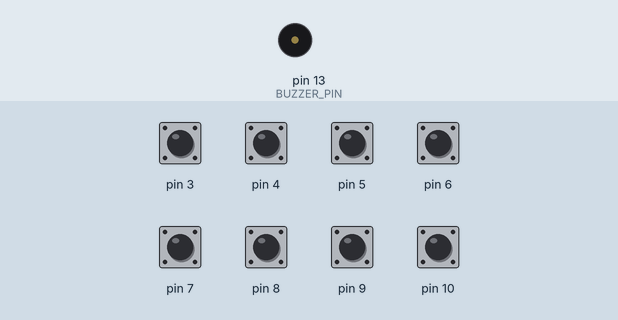
Bench run of a sketch on a simulated Arduino Uno, built with avr-gcc and run on an emulated ATmega328P. Parts: buzzer (waves = sounding). The inputs (shaded band) are chosen by the test bench; at power-on: pin 3–10 HIGH.

Above: at 1.2 s.
1.3 s: pin 3 pulled LOW for 1 s
At 1.5 s:
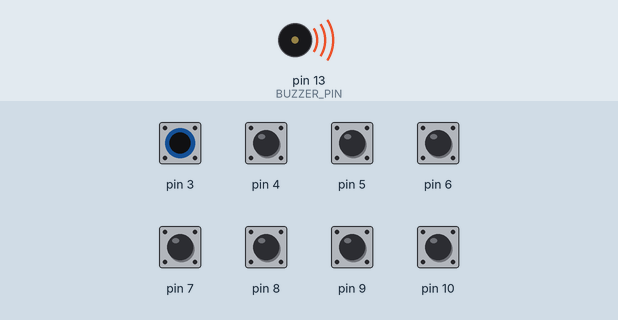
Timing chart, 0 to 4.3 s (numbered marks = the images above; inputs shaded):
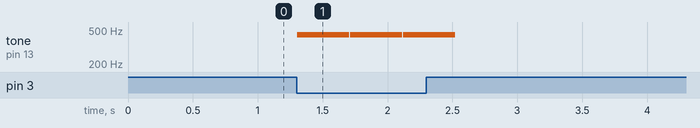

The sketch:

CapSensePiano.ino
```cpp
/*
  Capacitive-Touch Arduino Keyboard Piano

  Plays piano tones through a buzzer when the user taps touch-sensitive piano "keys"

  Created  18 May 2013
  Modified 23 May 2013
  by Tyler Crumpton and Nicholas Jones

  This code is released to the public domain. For information about the circuit,
  visit the Instructable tutorial at http://www.instructables.com/id/Capacitive-Touch-Arduino-Keyboard-Piano/
*/

#include <CapacitiveSensor.h>
#include "pitches.h"

#define COMMON_PIN      2    // The common 'send' pin for all keys
#define BUZZER_PIN      13   // The output pin for the piezo buzzer
#define NUM_OF_SAMPLES  10   // Higher number whens more delay but more consistent readings
#define CAP_THRESHOLD   150  // Capactive reading that triggers a note (adjust to fit your needs)
#define NUM_OF_KEYS     8    // Number of keys that are on the keyboard

// This macro creates a capacitance "key" sensor object for each key on the piano keyboard:
#define CS(Y) CapacitiveSensor(2, Y)

// Each key corresponds to a note, which are defined here. Uncomment the scale that you want to use:
//int notes[]={NOTE_C4,NOTE_D4,NOTE_E4,NOTE_F4,NOTE_G4,NOTE_A4,NOTE_B4,NOTE_C5}; // C-Major scale
int notes[]={NOTE_A4,NOTE_B4,NOTE_C5,NOTE_D5,NOTE_E5,NOTE_F5,NOTE_G5,NOTE_A5}; // A-Minor scale
//int notes[]={NOTE_C4,NOTE_DS4,NOTE_F4,NOTE_FS4,NOTE_G4,NOTE_AS4,NOTE_C5,NOTE_DS5}; // C Blues scale

// Defines the pins that the keys are connected to:
CapacitiveSensor keys[] = {CS(3), CS(4), CS(5), CS(6), CS(7), CS(8), CS(9), CS(10)};

void setup() {
  // Turn off autocalibrate on all channels:
  for(int i=0; i<8; ++i) {
    keys[i].set_CS_AutocaL_Millis(0xFFFFFFFF);
  }
  // Set the buzzer as an output:
  pinMode(BUZZER_PIN, OUTPUT);
}

void loop() {
  // Loop through each key:
  for (int i = 0; i < 8; ++i) {
    // If the capacitance reading is greater than the threshold, play a note:
    if(keys[i].capacitiveSensor(NUM_OF_SAMPLES) > CAP_THRESHOLD) {
      tone(BUZZER_PIN, notes[i]);
      delay(400);
      noTone(BUZZER_PIN);

      // Plays the note corresponding to the key pressed
    }
  }
}
```

Measured:
- after the input at 1.3 s, tone on pin 13 (BUZZER_PIN): alternates 440 Hz for 0.40 s and silent for 0.01 s, 6 changes in all, then stays silent, starting at once
